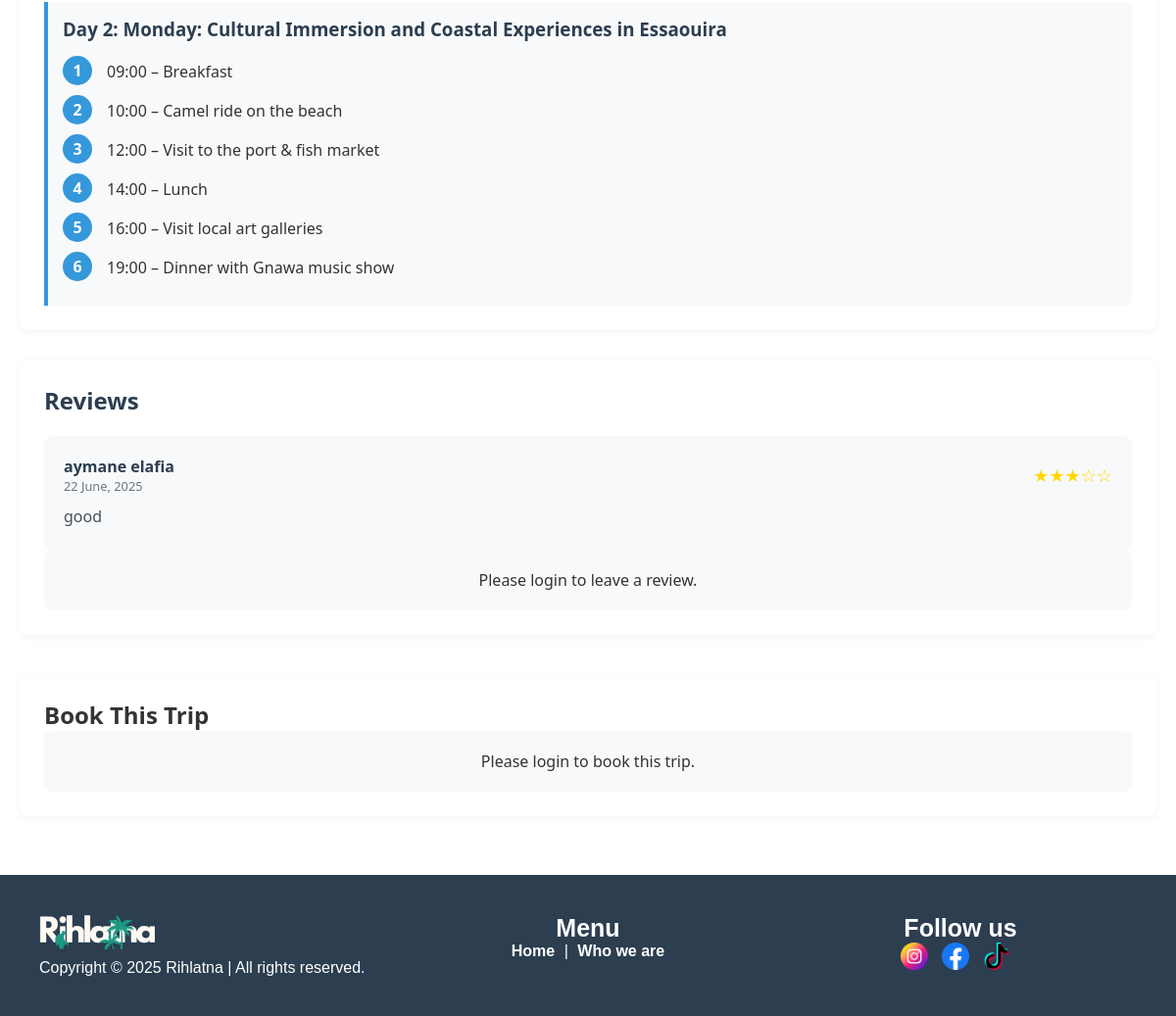
The app's page /pages/trip_details.php?id=9 (lower part), older data.
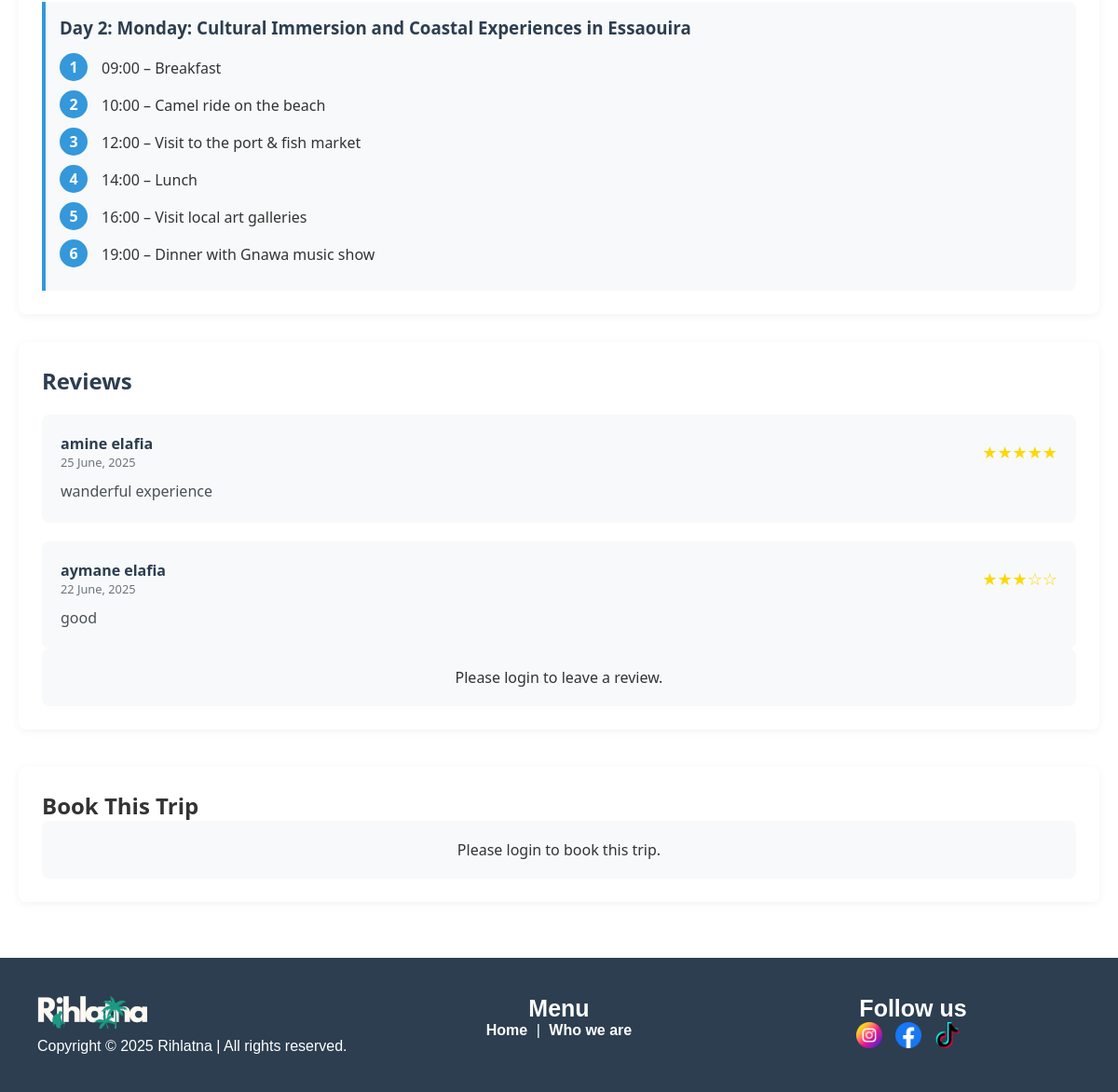
The same page, newer data.
### tables this page shows
CREATE TABLE `trip_days` (
  `day_id` int(11) NOT NULL,
  `trip_id` int(11) NOT NULL,
  `day_number` int(11) NOT NULL,
  `day_title` varchar(255) DEFAULT NULL
);

CREATE TABLE `trip_activities` (
  `activity_id` int(11) NOT NULL,
  `day_id` int(11) NOT NULL,
  `activity_order` int(11) NOT NULL,
  `activity_content` text NOT NULL
);

CREATE TABLE `reviews` (
  `review_id` int(11) NOT NULL,
  `rating_value` int(11) NOT NULL,
  `comment` text NOT NULL,
  `review_date` date DEFAULT curdate(),
  `user_id` int(11) NOT NULL,
  `trip_id` int(11) NOT NULL
);

CREATE TABLE `users` (
  `user_id` int(11) NOT NULL,
  `first_name` varchar(100) NOT NULL,
  `last_name` varchar(100) NOT NULL,
  `email` varchar(250) NOT NULL,
  `password` varchar(250) NOT NULL,
  `phone` varchar(20) NOT NULL,
  `role` enum('customer','supervisor','admin') NOT NULL DEFAULT 'customer'
);

### pages/trip_details.php (the view, shortened to what the changed rows need)
<?php
include '../includes/pdo.php';
$tripId = $_GET['id'];
$daysStmt = $pdo->prepare("SELECT * FROM trip_days WHERE trip_id = ? ORDER BY day_number");
$daysStmt->execute([$tripId]);
$days = $daysStmt->fetchAll();
foreach ($days as &$day) {
    $activitiesStmt = $pdo->prepare("SELECT * FROM trip_activities WHERE day_id = ? ORDER BY activity_order");
    $activitiesStmt->execute([$day['day_id']]);
    $day['activities'] = $activitiesStmt->fetchAll();
}
$reviewsStmt = $pdo->prepare("SELECT r.*, u.first_name, u.last_name
                             FROM reviews r
                             JOIN users u ON r.user_id = u.user_id
                             WHERE r.trip_id = ?
                             ORDER BY r.review_date DESC");
$reviewsStmt->execute([$tripId]);
$reviews = $reviewsStmt->fetchAll();
include '../includes/header.php';
?>
<main class="trip-details-page">
    <div class="trip-content">
        <section class="trip-itinerary">
            <?php if (!empty($days)): ?>
                <div class="itinerary-days">
                    <?php foreach ($days as $day): ?>
                        <div class="day-card">
                            <h3>Day <?= $day['day_number'] ?>: <?= htmlspecialchars($day['day_title']) ?></h3>
                            <?php if (!empty($day['activities'])): ?>
                                <div class="activities-list">
                                    <?php foreach ($day['activities'] as $activity): ?>
                                        <div class="activity-item">
                                            <div class="activity-order"><?= $activity['activity_order'] ?></div>
                                            <div class="activity-content"><?= nl2br(htmlspecialchars($activity['activity_content'])) ?></div>
                                        </div>
                                    <?php endforeach; ?>
                                </div>
                            <?php endif; ?>
                        </div>
                    <?php endforeach; ?>
                </div>
            <?php else: ?>
                <p class="no-itinerary">No itinerary details available yet.</p>
            <?php endif; ?>
        </section>
        <section class="trip-reviews">
            <h2>Reviews</h2>
            <?php if (empty($reviews)): ?>
                <p class="no-reviews">No reviews yet. Be the first to review this trip!</p>
            <?php else: ?>
                <div class="reviews-list">
                    <?php foreach ($reviews as $review): ?>
                        <div class="review-card">
                            <div class="review-header">
                                <div class="reviewer-info">
                                    <span class="reviewer-name"><?= htmlspecialchars($review['first_name'] . ' ' . $review['last_name']) ?></span>
                                    <span class="review-date"><?= date('d F, Y', strtotime($review['review_date'])) ?></span>
                                </div>
                                <div class="review-rating">
                                    <?php
                                    $fullStars = $review['rating_value'];
                                    $emptyStars = 5 - $fullStars;
                                    echo str_repeat('★', $fullStars) . str_repeat('☆', $emptyStars);
                                    ?>
                                </div>
                            </div>
                            <div class="review-comment">
                                <p><?= nl2br(htmlspecialchars($review['comment'])) ?></p>
                            </div>
                        </div>
                    <?php endforeach; ?>
                </div>
            <?php endif; ?>
        </section>
    </div>
    <section class="reservation-section">
        <h2>Book This Trip</h2>
    </section>
</main>
<?php include '../includes/footer.php'; ?>

Row changes from the older to the newer data that the page shows:
added reviews: user.last_name "amine elafia", review_date "25 June, 2025", rating_value "★★★★★", comment "wanderful experience"
